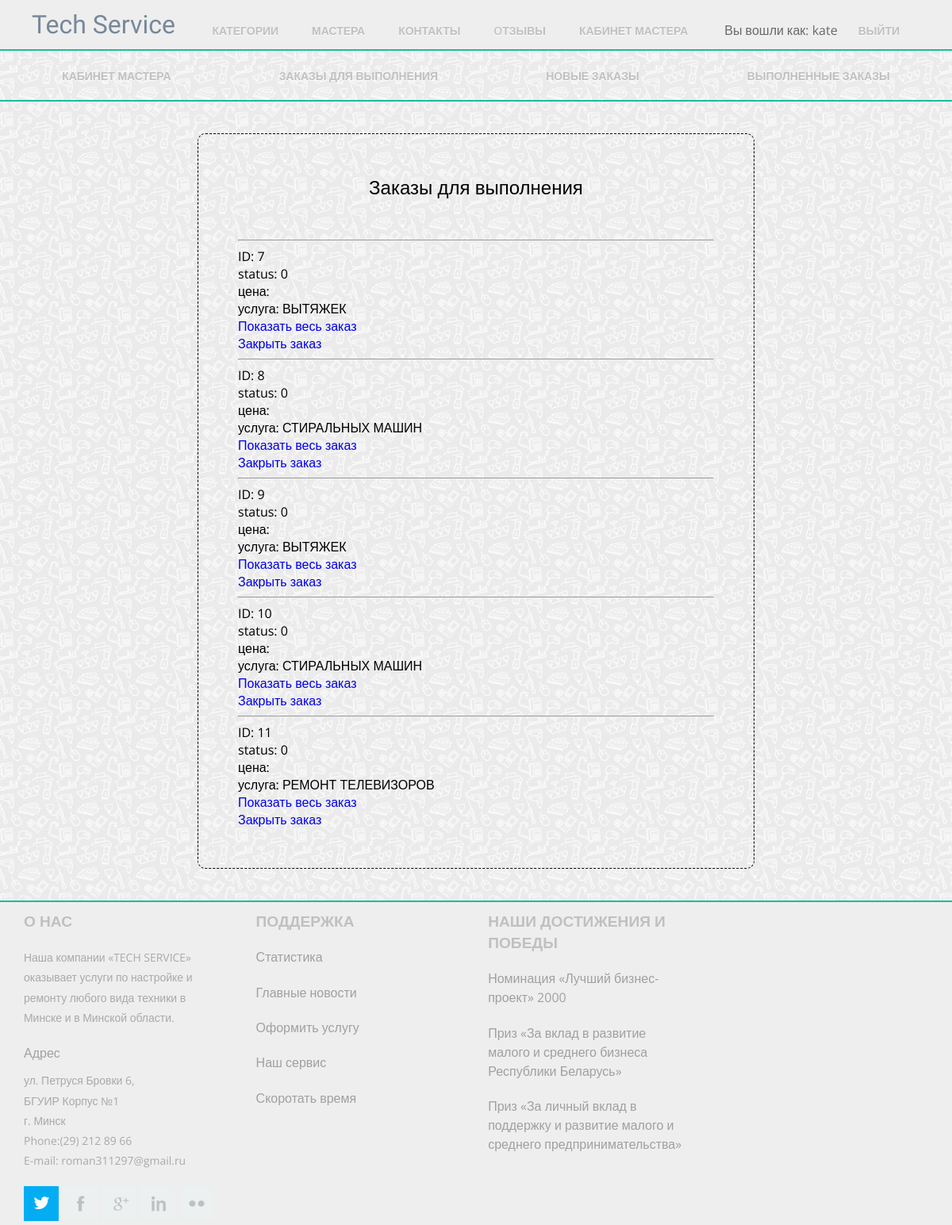
/master/my_orders/ (signed in), run on an earlier commit of the app's database.
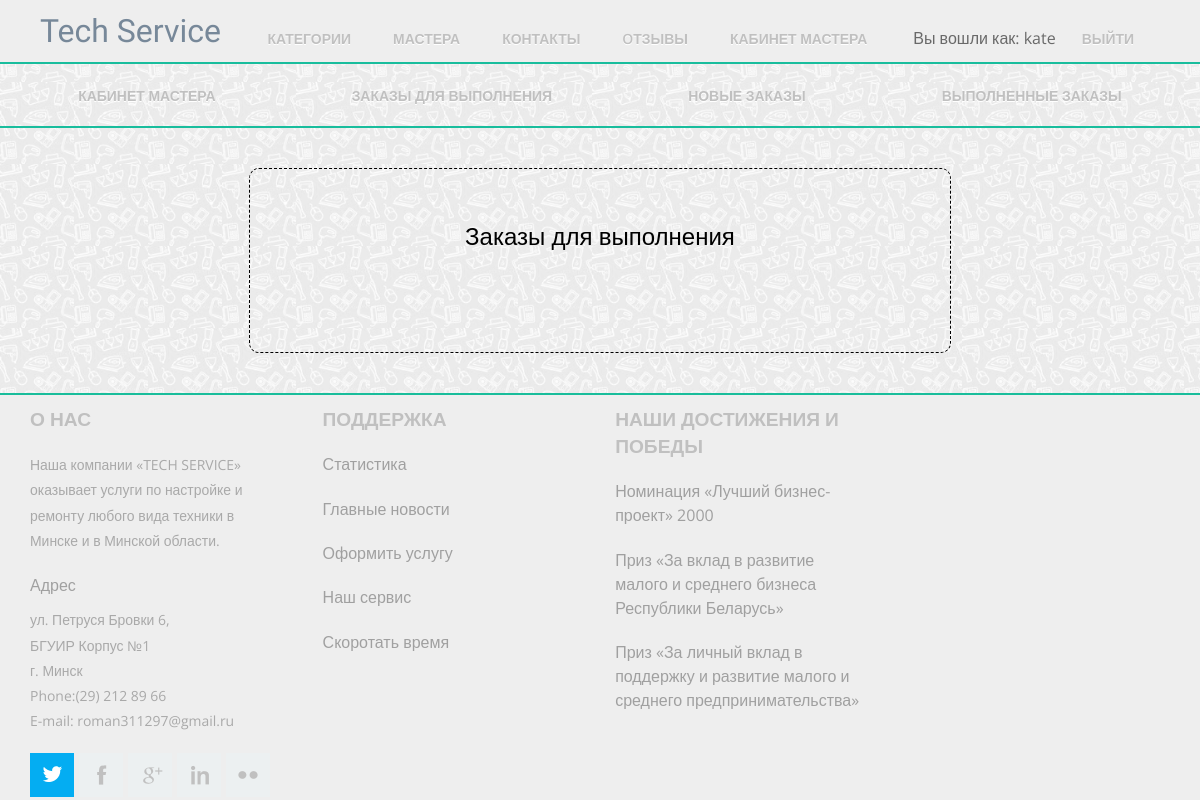
And on a later commit of the database.
### master_office/models.py (models this page shows, shortened)
class OrderLine(models.Model):
    order = models.ForeignKey('Order', on_delete=models.CASCADE)
    service = models.ForeignKey(Service, on_delete=models.CASCADE)
    master = models.ForeignKey('Master', on_delete=models.CASCADE, blank=True, null=True)
    brand_name = models.CharField(max_length=20)
    device_name = models.CharField(max_length=20)
    serial_id = models.CharField(max_length=20)
    feedback = models.TextField(blank=True, null=True)
    trouble_description = models.TextField()
    status = models.IntegerField(default=0)

### mainApp/models.py (models this page shows, shortened)
class Service(models.Model):
    name = models.CharField(max_length=120)
    description = models.TextField()
    time = models.CharField(max_length=20, help_text="How much time service will take")
    price = models.IntegerField()
    area = models.ForeignKey('Area', on_delete=models.SET_NULL, null=True)

### master_office/views.py (the view)
def masters_orders(request):
    args = {}
    master = Master.objects.get(user_id=request.user.id)
    args['orderlines'] = OrderLine.objects.filter(master=master).filter(
        status=0)  # Order.objects.get(master.id = request.user.id)
    args['page'] = 'masters_orderlines'
    return render(request, 'master_office/orderline_list.html', args)

### master_office/templates/master_office/orderline_list.html (shortened to what this page needs)
{% extends "master_office/master_wrapper.html" %}
{% block master_content %}
    <div class="order">{% if page == 'closed' %}
            <h2 class="area-text-primary">Выполненные заказы</h2>
        {% elif page == 'all_orderlines' %}
            <h2 class="area-text-primary">Все заказы</h2>
        {% elif page == 'masters_orderlines' %}
            <h2 class="area-text-primary">Заказы для выполнения</h2>
        {% endif %}
        {% if orderlines.is_empty %}
            <h2 class="area-text-primary">Нет заказов!</h2>
        {% else %}
            {% for line in orderlines %}
                <hr>
                <p>ID: {{ line.id }}</p>
                <p>status: {{ line.status }}</p>
                <p>цена: {{ line.price }}</p>
                <p>услуга: {{ line.service.name }}
                <a href="{% url 'master_orders-detail' line.order.pk %}"><h3> Показать весь заказ </h3></a>
                {% if page == 'masters_orderlines' %}
                    <a href="{% url 'close_order' line.pk %}"><h3> Закрыть заказ </h3></a>
                {% endif %}
            {% endfor %}
        {% endif %}</div>
{% endblock %}

### mainApp/templates/mainApp/wrapper.html (shortened to what the changed rows need)
<!DOCTYPE HTML>
<html>
<head>
    {% load static %}
    {% load static %}
    <link rel='stylesheet' href="{% static 'css/style.css' %}" type='text/css'>
</head>
<body>
<div class="header_bg">
    <div>
        <div class="header">
            <div class="logo">
                <h1 id="logo"><a class="link" href="{% url 'index' %}">Tech Service</a></h1>
            </div>
            <div class="h_right">
                <ul class="menu">
                    {% for i in user.groups.values_list %}
                        {% if "ServiceAdmin" in i %}
                            <li class="menu-item"><a href="/admin">Админ</a></li>
                        {% elif "ServiceMaster" in i %}
                            <li class="menu-item"><a href="{% url 'master_page' user.pk %}">Кабинет мастера</a></li>
                        {% endif %}
                    {% endfor %}
                </ul>
            </div>
        </div>
    </div>
</div>
<div id="main">
    {% block content %} {% endblock %}
</div>
</body>
</html>

What changed in the data, as far as the page shows it:
no longer on this page (row edited): OrderLine: id "7", status "0", service.name "ВЫТЯЖЕК"
no longer on this page (row edited): OrderLine: id "8", status "0", service.name "СТИРАЛЬНЫХ МАШИН"
no longer on this page (row edited): OrderLine: id "9", status "0", service.name "ВЫТЯЖЕК"
no longer on this page (row edited): OrderLine: id "10", status "0", service.name "СТИРАЛЬНЫХ МАШИН"
no longer on this page (row edited): OrderLine: id "11", status "0", service.name "РЕМОНТ ТЕЛЕВИЗОРОВ"
